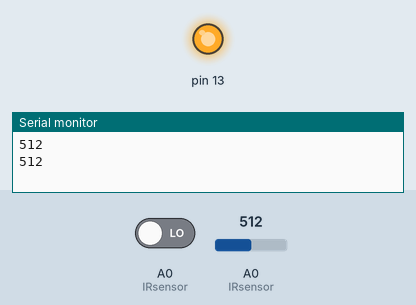
Simulated run of this sketch. Board: Arduino Uno, built with avr-gcc and run on an emulated ATmega328P. On the bench: output pins drawn as LEDs (lit = HIGH), the last lines printed to the serial monitor. The inputs (shaded band) are chosen by the test bench; at power-on: A0 (IRsensor) LOW, A0 (IRsensor) = 512.

Above: at 1.8 s.
1.9 s: A0 (IRsensor) driven HIGH
At 3.2 s:
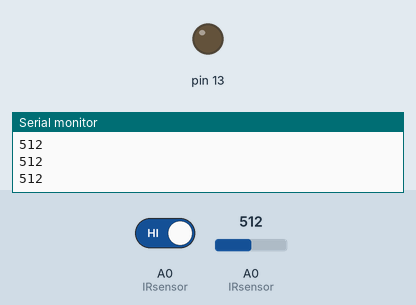
3.5 s: A0 (IRsensor) driven LOW
At 4.8 s:
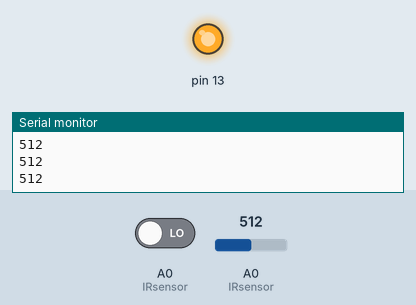
Timing chart, 0 to 6.5 s (numbered marks = the images above; inputs shaded):
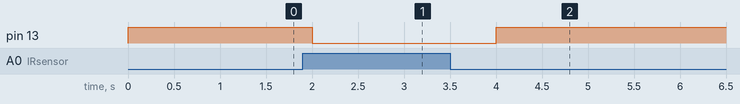

The sketch:

IR_Sensor.ino
```cpp
const int IRsensor =A0;
int val=0;
void setup() {
Serial.begin(9600);
pinMode(13,OUTPUT);
pinMode(IRsensor, INPUT);

}

void loop() {
if(digitalRead(IRsensor)==HIGH)
{
  digitalWrite(13,LOW);
}
else{
  digitalWrite(13,HIGH);
}
val=analogRead(IRsensor);
Serial.println(val);
delay(1000);

}
```

Measured:
- after the input at 1.9 s, pin 13: HIGH → LOW after 0.10 s
- after the input at 3.5 s, pin 13: LOW → HIGH after 0.50 s
